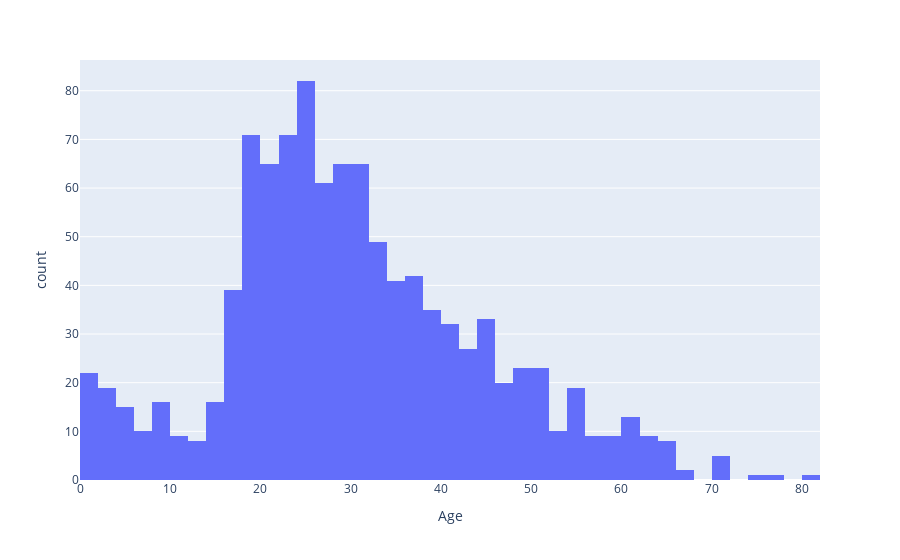

Notebook code cell kept with this figure:
### Markdown cell above
Ahora regresamos a la variable de edad, donde tendremos que resolver los 177 datos faltantes que presenta.

Se volverá a realizar una gráfica, de forma que se decida cuál es la mejor forma de sustituir los datos faltantes.

### Code cell
#px.histogram(df, x="Age", color="Survived")
px.histogram(df, x="Age")

### Figure 1 — Plotly figure (JSON) as saved in the notebook; plotly's stock layout.template omitted (floating-point values rounded to 4 significant figures; data arrays with more than 128 entries replaced by an {"elided": "..."} marker saying what was removed)
{"data": [{"alignmentgroup": "True", "bingroup": "x", "hovertemplate": "Age=%{x}<br>count=%{y}<extra></extra>", "legendgroup": "", "marker": {"color": "#636efa", "pattern": {"shape": ""}}, "name": "", "offsetgroup": "", "orientation": "v", "showlegend": false, "type": "histogram", "x": {"elided": "1309 float values"}, "xaxis": "x", "yaxis": "y"}], "layout": {"barmode": "relative", "legend": {"tracegroupgap": 0}, "margin": {"t": 60}, "xaxis": {"anchor": "y", "domain": [0, 1], "title": {"text": "Age"}}, "yaxis": {"anchor": "x", "domain": [0, 1], "title": {"text": "count"}}}}
